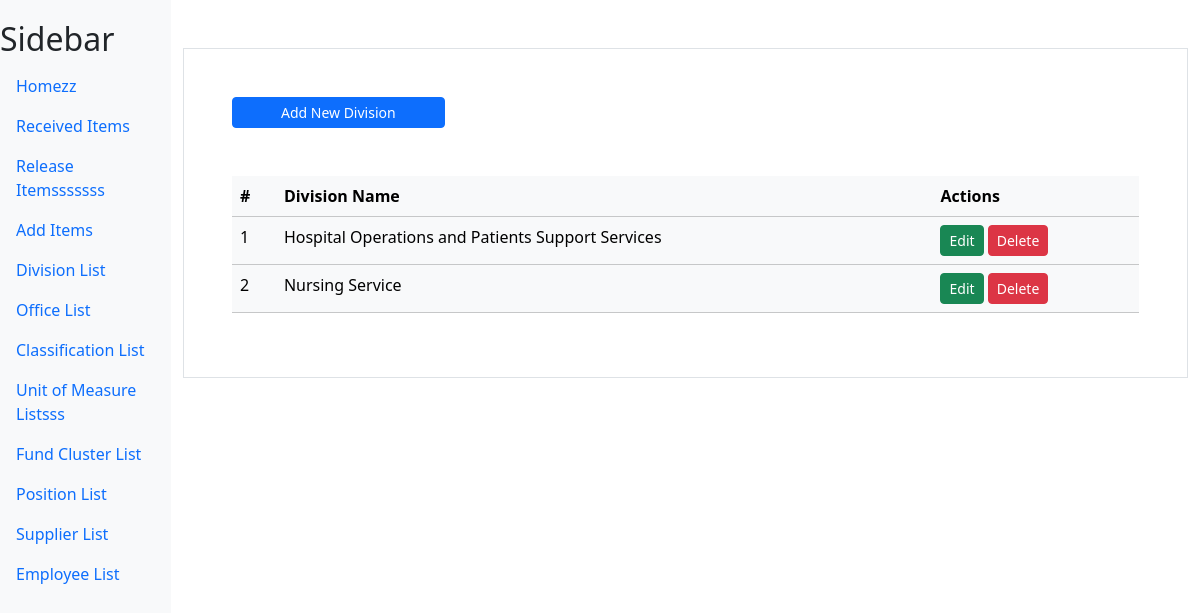
Screenshot of /division/ with the database file from the repository.
### myapp/models.py (models this page shows, shortened)
class Division(models.Model):
    division_name = models.CharField(max_length=100, verbose_name='Division Name')

### myapp/views.py (the view, shortened to what this page needs)
# urls.py: path('division/',views.division,name='division'),
def division(request):
    division = Division.objects.all()
    context = {"division_list":division}
    return render(request,'myapp/division.html',context)

### myapp/templates/myapp/division.html (shortened to what this page needs)
{% extends "myapp/base.html" %}
{% block content %}
<div class="container mt-5 p-5 border">
    <div class="">
        <a href="" class="btn btn-primary px-5 btn-sm" data-bs-toggle="modal" data-bs-target="#addModal">Add New Division</a>
    </div>
    <table class="table mt-5 table-light">
        <thead>
          <tr>
            <th scope="col">#</th>
            <th scope="col">Division Name</th>
            <th scope="col">Actions</th>
           </tr>
        </thead>
        <tbody>
          {%for div in division_list%}
          <tr>
            <td>{{forloop.counter}}</td>
            <td>{{div.division_name}}</td>
            <td>
                <a href="" class="btn btn-success btn-sm" data-bs-toggle="modal" data-bs-target="#updateModal_{{div.id}}">Edit</a>
                <a href="" class="btn btn-danger btn-sm" data-bs-toggle="modal" data-bs-target="#deleteModal_{{div.id}}">Delete</a>
            </td>
          </tr>
          {%endfor%}
        </tbody>
      </table>
</div>
{% endblock content %}

### myapp/templates/myapp/base.html (style rules this page uses)
body { display: flex; }

### rows the page displays
Division: division_name "Hospital Operations and Patients Support Services"
Division: division_name "Nursing Service"
